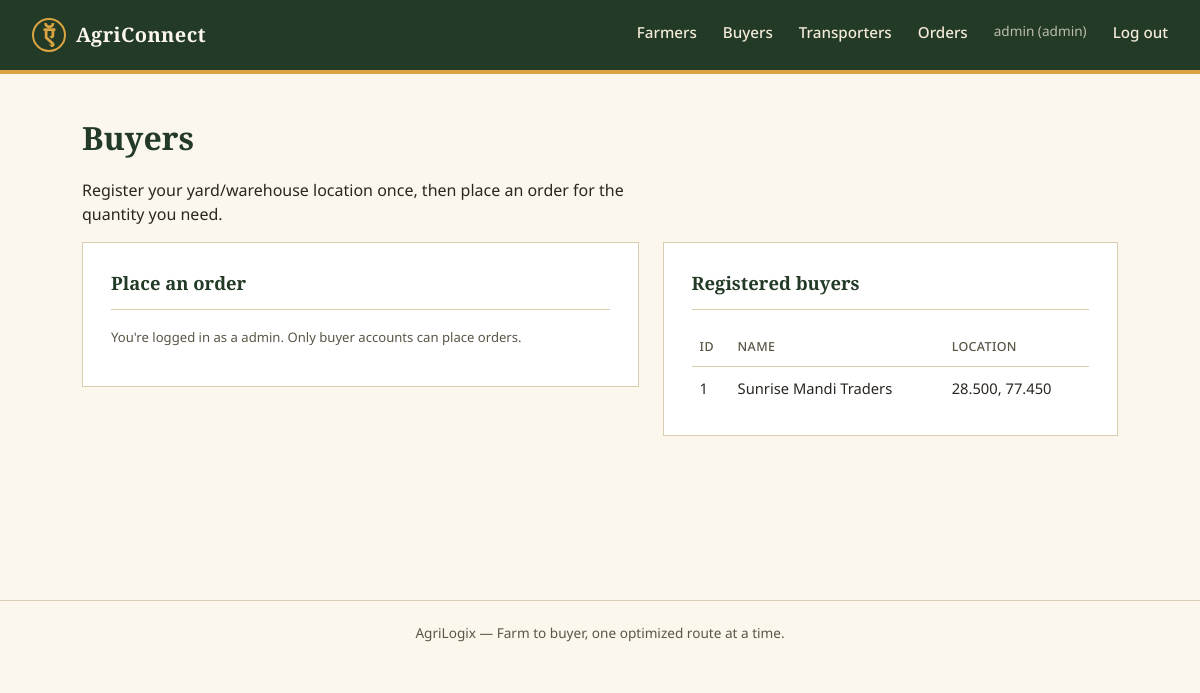
The app's page /buyer (signed in) with its own data.
### models.py (models this page shows)
class User(Base):
    __tablename__ = "users"
    id = Column(Integer, primary_key=True)
    username = Column(String(80), unique=True, nullable=False, index=True)
    password_hash = Column(String(200), nullable=False)
    role = Column(String(20), nullable=False)  # "admin" | "farmer" | "buyer" | "transporter"
    created_at = Column(DateTime, default=datetime.utcnow)

class Buyer(Base):
    __tablename__ = "buyers"
    id = Column(Integer, primary_key=True)
    user_id = Column(Integer, ForeignKey("users.id"), unique=True, nullable=True)
    name = Column(String(120), nullable=False)
    phone = Column(String(20))
    lat = Column(Float, nullable=False)
    lon = Column(Float, nullable=False)
    created_at = Column(DateTime, default=datetime.utcnow)
    user = relationship("User")

### routers/buyers.py (the view)
@router.get("/buyer", response_class=HTMLResponse)
def buyer_page(request: Request, db: Session = Depends(get_db)):
    buyers = db.query(Buyer).order_by(Buyer.id.desc()).all()
    crops = sorted(set(voice.CROP_DICTIONARY.values()))
    user = get_current_user(request, db)
    my_buyer = db.query(Buyer).filter_by(user_id=user.id).first() if user and user.role == "buyer" else None
    return render(
        request, db, "buyer.html", {"buyers": buyers, "crops": crops, "my_buyer": my_buyer}
    )

### templates/buyer.html (shortened to what this page needs)
{% extends "base.html" %}
{% block content %}
<h1>Buyers</h1>
<p>Register your yard/warehouse location once, then place an order for the quantity you need.</p>
<div class="grid-2">
  <div>
    {% if my_buyer %}
    <div class="panel">
      <h2>Your profile</h2>
      <p><strong>{{ my_buyer.name }}</strong> — {{ '%.3f'|format(my_buyer.lat) }}, {{ '%.3f'|format(my_buyer.lon) }}</p>
    </div>
    <div class="panel">
      <h2>Place an order</h2>
      <form id="order-form">
        <div class="field-row">
          <div><label>Crop</label>
            <select name="crop_key">
              {% for c in crops %}<option value="{{ c }}">{{ c }}</option>{% endfor %}
            </select>
          </div>
          <div><label>Quantity needed (kg)</label><input name="quantity_kg" type="number" step="any" required value="750"></div>
        </div>
        <button type="submit" class="gold">Find farmers &amp; plan route</button>
      </form>
      <div id="order-result"></div>
    </div>
    {% else %}
    <div class="panel">
      <h2>Place an order</h2>
      <p class="helptext">
        {% if current_user %}
          You're logged in as a {{ current_user.role }}. Only buyer accounts can place orders.
        {% else %}
          <a href="/register">Register as a buyer</a> or <a href="/login">log in</a> to place an order.
        {% endif %}
      </p>
    </div>
    {% endif %}
  </div>
  <div class="panel">
    <h2>Registered buyers</h2>
    {% if buyers %}
    <table>
      <thead><tr><th>ID</th><th>Name</th><th>Location</th></tr></thead>
      <tbody>
      {% for b in buyers %}
        <tr><td>{{ b.id }}</td><td>{{ b.name }}</td><td>{{ '%.3f'|format(b.lat) }}, {{ '%.3f'|format(b.lon) }}</td></tr>
      {% endfor %}
      </tbody>
    </table>
    {% else %}
    <div class="empty-state">No buyers yet.</div>
    {% endif %}
  </div>
</div>
{% endblock %}

### templates/base.html (shortened to what this page needs)
<!DOCTYPE html>
<html lang="en">
<head>
<link rel="stylesheet" href="/static/css/style.css">
</head>
<body>
<header class="topbar">
  <a class="brand" href="/">
    <span class="brand-mark">ऍ</span>
    <span class="brand-name">AgriConnect</span>
  </a>
  <nav class="mainnav">
    {% if current_user %}
      {% if current_user.role == "farmer" %}
        <a href="/farmer">Farmer Dashboard</a>
      {% elif current_user.role == "buyer" %}
        <a href="/buyer">Buyer Dashboard</a>
      {% elif current_user.role == "transporter" %}
        <a href="/transporter">Transporter Dashboard</a>
      {% elif current_user.role == "admin" %}
        <a href="/farmer">Farmers</a>
        <a href="/buyer">Buyers</a>
        <a href="/transporter">Transporters</a>
      {% endif %}
      {% if current_user.role == "admin" %}
        <a href="/orders">Orders</a>
      {% endif %}
      <span class="navmeta">{{ current_user.username }} ({{ current_user.role }})</span>
      <a href="/logout">Log out</a>
    {% endif %}
  </nav>
</header>
<main class="page">
{% block content %}{% endblock %}
</main>
<footer class="sitefoot">
  <span>AgriLogix — Farm to buyer, one optimized route at a time.</span>
</footer>
</body>
</html>

### static/css/style.css (style rules this page uses)
:root { --soil:#223A26; --soil-2:#2E4B32; --paper:#FBF7EC; --paper-2:#F3EBD8; --turmeric:#D9A441; --turmeric-dark:#B4832C; --route:#2B5F73; --rust:#A8452F; --ink:#2A2620; --ink-soft:#5B5546; --line:#D8CDAE; --radius:2px; }
* { box-sizing:border-box; }
html,body { margin:0;padding:0; }
body { background:var(--paper); color:var(--ink); font-family:'Noto Sans','Noto Sans Devanagari',sans-serif; font-size:16px; line-height:1.5; }
h1,h2,h3,.brand-name { font-family:'Zilla Slab','Noto Sans Devanagari',serif; font-weight:600; color:var(--soil); margin:0 0 .4em 0; }
a { color:var(--route); }
p { max-width:62ch; }
.topbar { display:flex;align-items:center;justify-content:space-between; padding:18px 32px; background:var(--soil); border-bottom:4px solid var(--turmeric); }
.brand { display:flex;align-items:center;gap:10px;text-decoration:none; }
.brand-mark { font-family:'Zilla Slab',serif;font-weight:700;font-size:1.5rem; color:var(--turmeric); width:34px;height:34px;display:flex;align-items:center;justify-content:center; border:2px solid var(--turmeric);border-radius:50%; }
.brand-name { color:var(--paper);font-size:1.25rem;margin:0;letter-spacing:.02em; }
.mainnav { display:flex;gap:26px; }
.mainnav a { color:var(--paper-2);text-decoration:none;font-size:.95rem;font-weight:500; padding-bottom:3px;border-bottom:2px solid transparent; }
.navmeta { color:var(--paper-2);font-size:.85rem;opacity:.75;padding-bottom:3px; }
.page { max-width:1100px;margin:0 auto;padding:40px 32px 80px; }
.sitefoot { text-align:center;padding:22px;color:var(--ink-soft);font-size:.85rem; border-top:1px solid var(--line);margin-top:60px; }
.panel { background:#fff;border:1px solid var(--line); padding:26px 28px;margin-bottom:24px; }
.panel h2 { font-size:1.15rem;border-bottom:1px solid var(--line);padding-bottom:12px;margin-bottom:18px; }
.grid-2 { display:grid;grid-template-columns:1.1fr .9fr;gap:24px;align-items:start; }
table { width:100%;border-collapse:collapse;font-size:.92rem; }
th,td { text-align:left;padding:10px 8px;border-bottom:1px solid var(--line); }
th { color:var(--ink-soft);font-weight:500;font-size:.78rem;text-transform:uppercase;letter-spacing:.03em; }
tr:last-child td { border-bottom:none; }
.helptext { font-size:.82rem;color:var(--ink-soft);margin-top:6px; }

### records on screen
User: username "admin", role "admin"
Buyer: id "1", name "Sunrise Mandi Traders", lat "28.500", lon "77.450"
